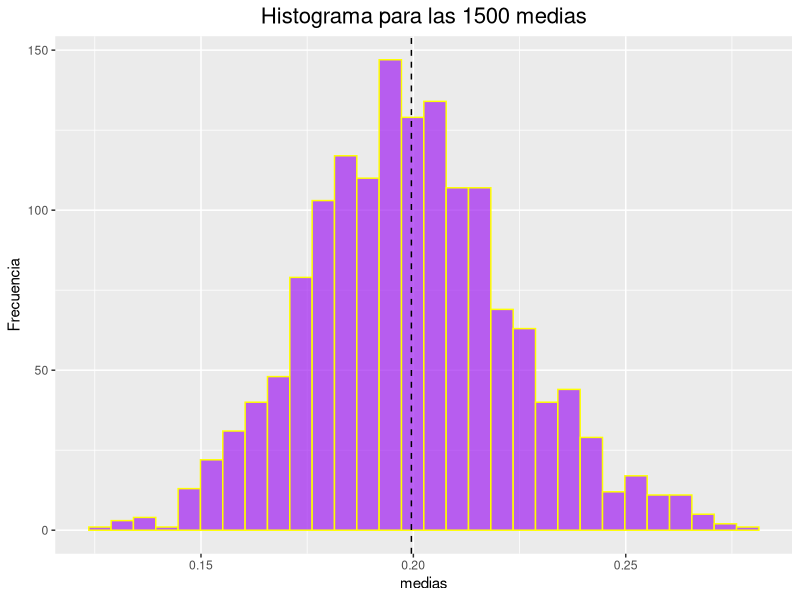

R code for this plot:
# Reto 2. Algunos estimadores puntuales insesgados comunes

# Nota: este reto es opcional

# 1. Genere 1500 muestras de tamaño 67 de la distribución exponencial con parámetro 5
# 2. Obtenga las 1500 medias correspondientes a cada una de las muestras
# 3. Realice el histograma de frecuencias de las 1500 medias
# 4. Encuentre la media muestral y desviación estándar muestral de las 1500 medias 
# 5. Compare la media muestral encontrada en el paso anterior con la media real (1/5) de la población de la cual provienen las muestras 
# 6. Compare la desviación estándar muestral encontrada con la desviación estándar real (1/5) de la población de la cual provienen las muestras pero dividida por 67 (el tamaño de las muestras)

# **Solución**
  
library(ggplot2)
set.seed(65) # 1.
m1500.67 <- sapply(X = rep(67, 1500), FUN = rexp, rate = 5)
media1500.67 <- apply(m1500.67, 2, mean) # 2.
mdf <- as.data.frame(media1500.67)
tail(mdf)

p <- ggplot(mdf, aes(media1500.67)) + # 3.
  geom_histogram(colour = 'yellow', 
                 fill = 'purple',
                 alpha = 0.7) + # Intensidad del color fill
  geom_vline(xintercept = mean(media1500.67), 
             linetype="dashed", color = "black") + 
  ggtitle('Histograma para las 1500 medias') + 
  labs(x = 'medias', y = 'Frecuencia')+
  theme_get() +
  theme(plot.title = element_text(hjust = 0.5, size = 16)) 

p

mean(media1500.67); sd(media1500.67) # 4.

mean(media1500.67); 1/5 # 5.
sd(media1500.67); (1/5)/sqrt(67) # 6.
